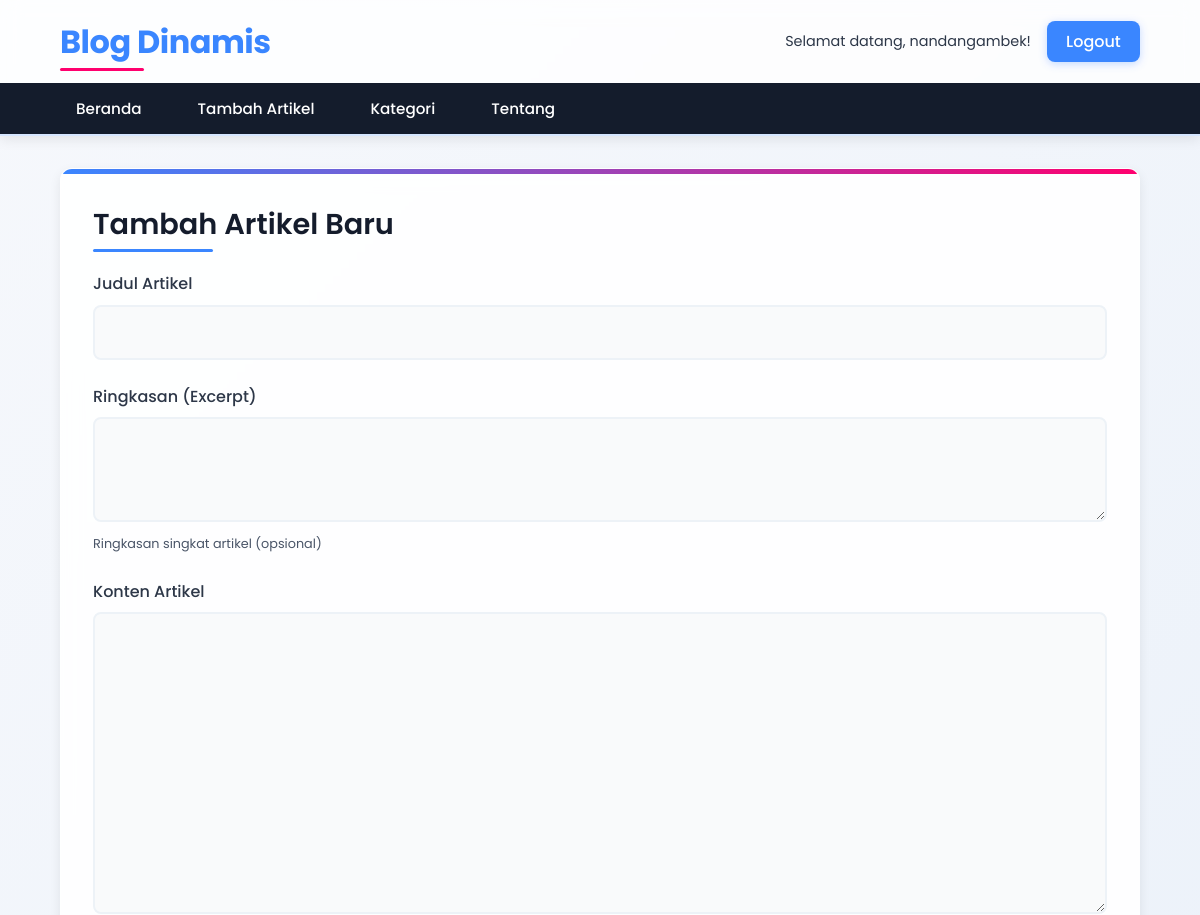
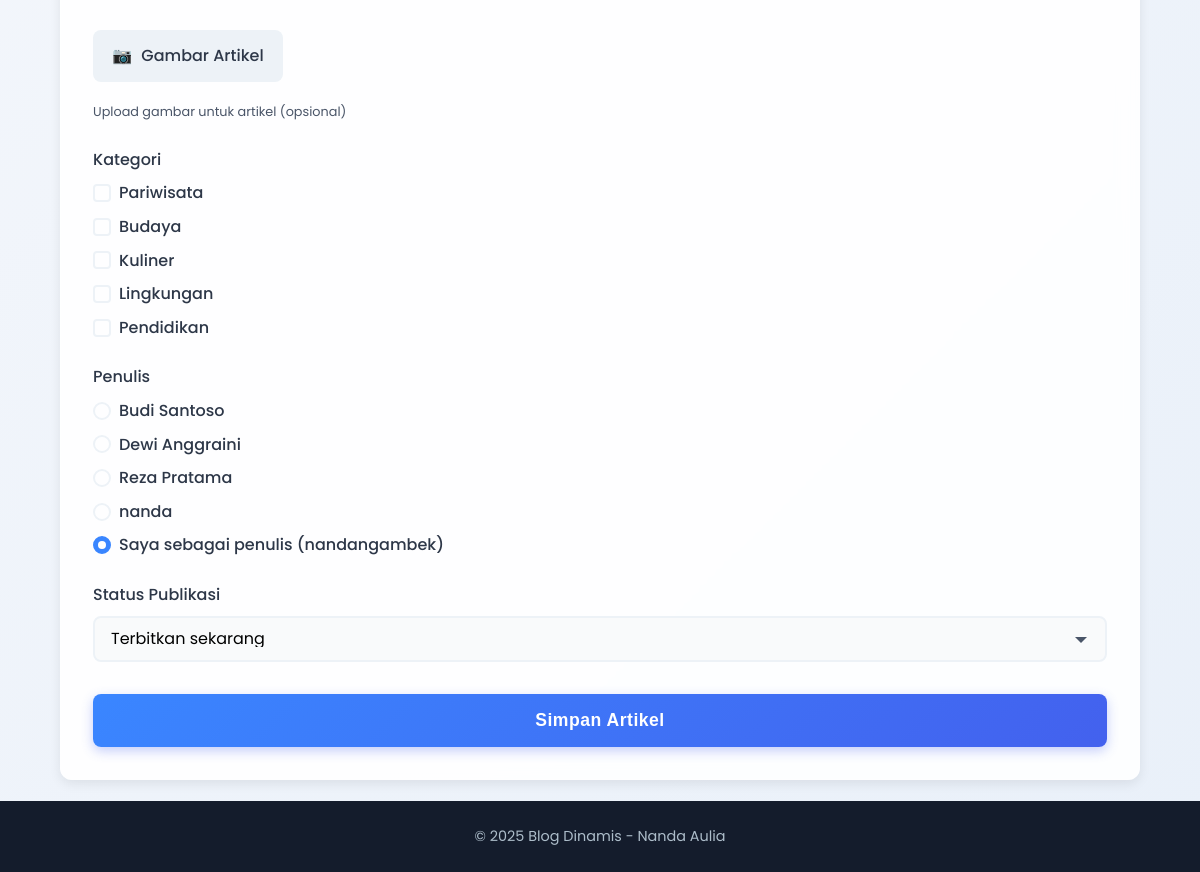
The app's page /add_article.php (signed in) with its own data (2 pictures, top to bottom).
### tables this page shows
CREATE TABLE IF NOT EXISTS `category` (
  `category_id` int NOT NULL AUTO_INCREMENT,
  `name` varchar(50) NOT NULL,
  `slug` varchar(50) NOT NULL,
  PRIMARY KEY (`category_id`),
  UNIQUE KEY `slug` (`slug`)
);

CREATE TABLE IF NOT EXISTS `author` (
  `author_id` int NOT NULL AUTO_INCREMENT,
  `name` varchar(100) NOT NULL,
  `email` varchar(100) NOT NULL,
  `bio` text,
  `created_at` timestamp NULL DEFAULT CURRENT_TIMESTAMP,
  PRIMARY KEY (`author_id`),
  UNIQUE KEY `email` (`email`)
);

### add_article.php (the view, shortened to what this page needs)
<?php
require_once 'db_connect.php';
$query_categories = "SELECT category_id, name FROM category";
$result_categories = mysqli_query($conn, $query_categories);
$query_authors = "SELECT author_id, name FROM author";
$result_authors = mysqli_query($conn, $query_authors);
?>
<!DOCTYPE html>
<html lang="id">
<head>
    <link rel="stylesheet" href="styles/add_article.css">
</head>
<body>
    <header>
        <div class="header-container">
            <h1>Blog Dinamis</h1>
            <div class="user-section">
                <p>Selamat datang, <?php echo htmlspecialchars($_SESSION['username']); ?>!</p>
                <a href="logout.php">Logout</a>
            </div>
        </div>
        <nav>
            <ul>
                <li><a href="index.php">Beranda</a></li>
                <li><a href="add_article.php">Tambah Artikel</a></li>
                <li><a href="#">Kategori</a></li>
                <li><a href="#">Tentang</a></li>
            </ul>
        </nav>
    </header>
    <main>
        <section class="add-article">
            <h2>Tambah Artikel Baru</h2>
            <form action="process_article.php" method="POST" enctype="multipart/form-data">
                <div class="form-group">
                    <label for="title">Judul Artikel</label>
                    <input type="text" id="title" name="title" required>
                </div>
                <div class="form-group">
                    <label for="excerpt">Ringkasan (Excerpt)</label>
                    <textarea id="excerpt" name="excerpt" rows="3"></textarea>
                    <small>Ringkasan singkat artikel (opsional)</small>
                </div>
                <div class="form-group">
                    <label for="content">Konten Artikel</label>
                    <textarea id="content" name="content" rows="10" required></textarea>
                </div>
                <div class="form-group">
                    <label for="image">Gambar Artikel</label>
                    <small>Upload gambar untuk artikel (opsional)</small>
                </div>
                <div class="form-group">
                    <label>Kategori</label>
                    <?php while ($category = mysqli_fetch_assoc($result_categories)): ?>
                    <div class="checkbox-item">
                        <input type="checkbox" id="category_<?php echo $category['category_id']; ?>"
                               name="categories[]" value="<?php echo $category['category_id']; ?>">
                        <label for="category_<?php echo $category['category_id']; ?>">
                            <?php echo htmlspecialchars($category['name']); ?>
                        </label>
                    </div>
                    <?php endwhile; ?>
                </div>
                <div class="form-group">
                    <label>Penulis</label>
                    <?php while ($author = mysqli_fetch_assoc($result_authors)): ?>
                    <div class="radio-item">
                        <input type="radio" id="author_<?php echo $author['author_id']; ?>"
                               name="author_id" value="<?php echo $author['author_id']; ?>">
                        <label for="author_<?php echo $author['author_id']; ?>">
                            <?php echo htmlspecialchars($author['name']); ?>
                        </label>
                    </div>
                    <?php endwhile; ?>
                    <div class="radio-item">
                        <input type="radio" id="author_user" name="author_id" value="user" checked>
                        <label for="author_user">
                            Saya sebagai penulis (<?php echo htmlspecialchars($_SESSION['username']); ?>)
                        </label>
                    </div>
                </div>
                <div class="form-group">
                    <label for="status">Status Publikasi</label>
                    <select id="status" name="status">
                        <option value="published">Terbitkan sekarang</option>
                    </select>
                </div>
                <button type="submit">Simpan Artikel</button>
            </form>
        </section>
    </main>
    <footer>
        <p>&copy; <?php echo date('Y'); ?> Blog Dinamis - Nanda Aulia</p>
    </footer>
</body>
</html>

### records on screen
category: name "Pariwisata"
category: name "Budaya"
category: name "Kuliner"
category: name "Lingkungan"
category: name "Pendidikan"
author: name "Budi Santoso"
author: name "Dewi Anggraini"
author: name "Reza Pratama"
author: name "nanda"

### other values on screen
$_SESSION['username'] "nandangambek"
